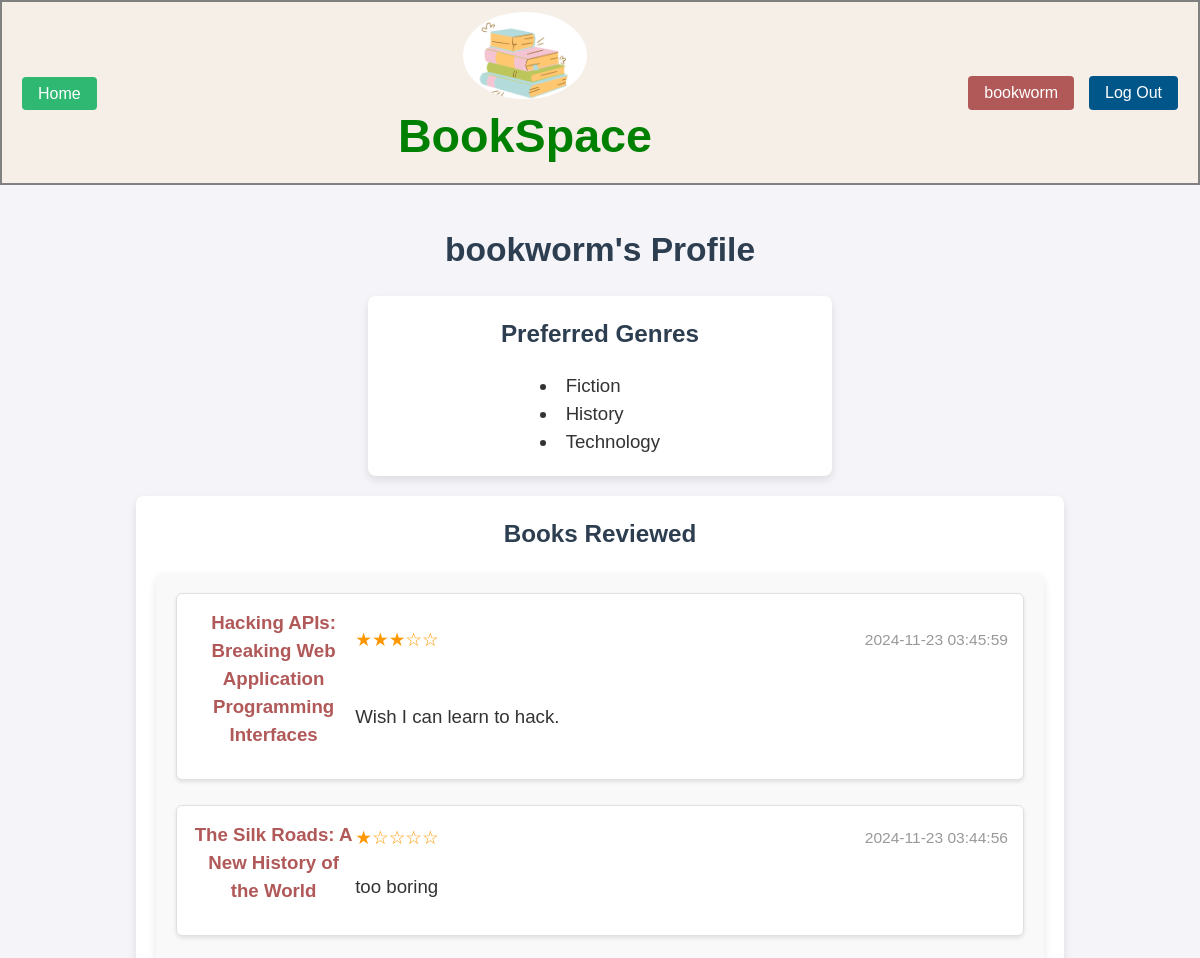
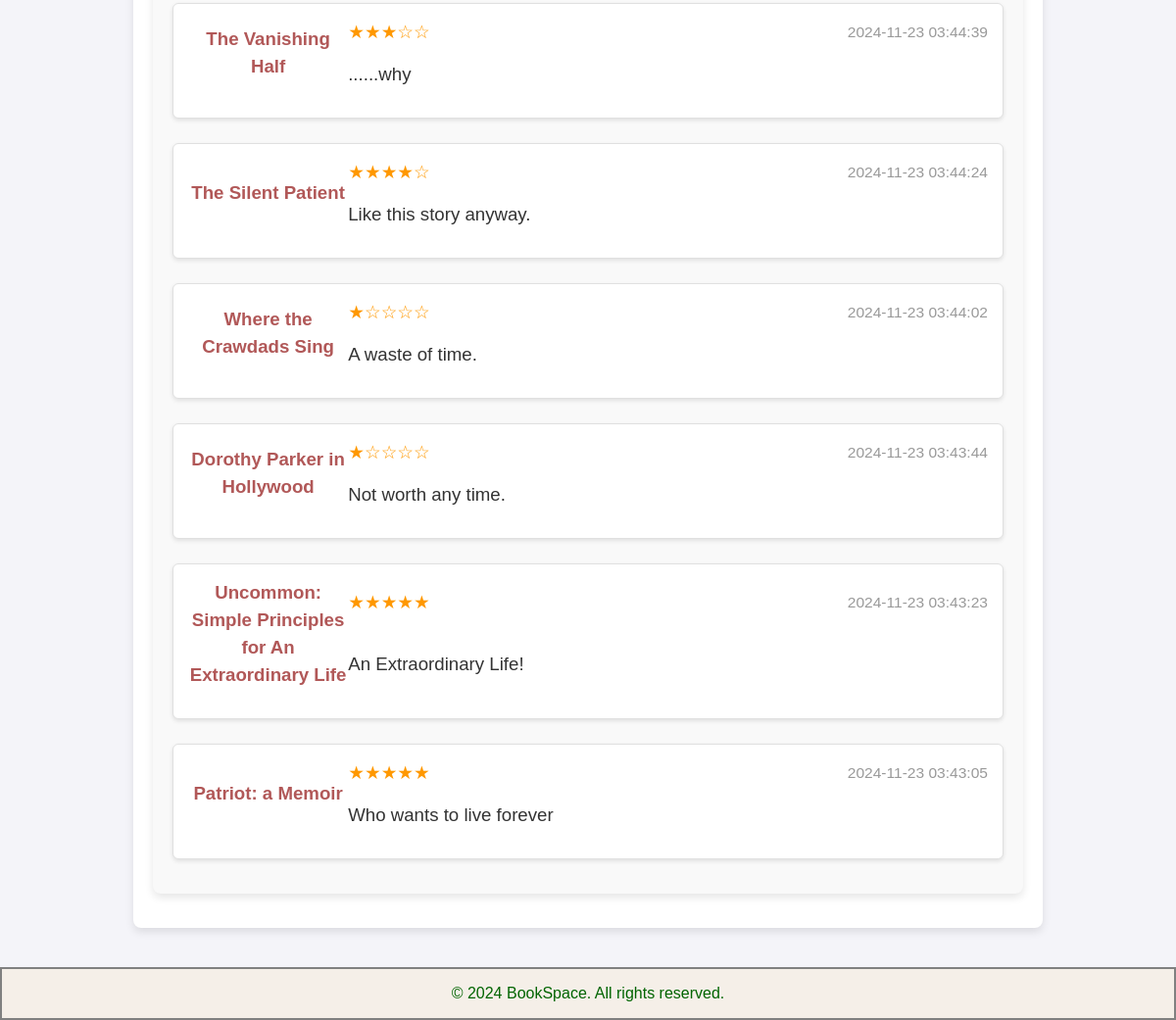
/private/functions/profile.php?user=bookworm (signed in), run on the app's committed database (2 pictures, top to bottom).
### tables this page shows
CREATE TABLE IF NOT EXISTS genres (
    genre_id INT NOT NULL AUTO_INCREMENT PRIMARY KEY,
    genre_name VARCHAR(100) NOT NULL UNIQUE
);

CREATE TABLE IF NOT EXISTS reviews (
    review_id INT AUTO_INCREMENT PRIMARY KEY,
    book_id INT NOT NULL,
    user_id INT NOT NULL,
    rating TINYINT CHECK (rating BETWEEN 1 AND 5),
    review_text TEXT,
    review_date TIMESTAMP DEFAULT CURRENT_TIMESTAMP,
    FOREIGN KEY (book_id) REFERENCES books(book_id) ON DELETE CASCADE,
    FOREIGN KEY (user_id) REFERENCES users(user_id) ON DELETE CASCADE
);

CREATE TABLE IF NOT EXISTS books (
book_id INT NOT NULL AUTO_INCREMENT PRIMARY KEY,
title VARCHAR(100) NOT NULL,
author VARCHAR(100) NOT NULL,
isbn VARCHAR(13) NOT NULL UNIQUE,
cover_id INT,
genre_id INT NOT NULL,
publication_year INT,
summary TEXT,
reference_source TEXT,
FOREIGN KEY (genre_id) REFERENCES genres(genre_id) ON DELETE CASCADE,
FOREIGN KEY (cover_id) REFERENCES covers(cover_id) ON DELETE CASCADE
);

### private/functions/profile.php (the view, shortened to what this page needs)
<?php
$db = db_connect();
$username = $_GET['user'];
$username_sql = "SELECT user_id FROM users WHERE username = '$username'";
$username_result_set = mysqli_query($db, $username_sql);
$username_result = mysqli_fetch_assoc($username_result_set);
$user_id = $username_result['user_id'];
$user_genres_sql = "SELECT genre_name
                    FROM user_preferences
                    INNER JOIN genres ON user_preferences.genre_id = genres.genre_id
                    WHERE user_id = $user_id" ;
$user_genres_result_set = mysqli_query($db, $user_genres_sql);
$books_reviewed_sql = "SELECT reviews.book_id AS book_id, title, user_id, rating, review_text, review_date
                        FROM reviews
                        INNER JOIN books ON reviews.book_id = books.book_id
                        WHERE user_id = $user_id
                        ORDER BY review_date DESC" ;
$books_reviewed_result_set = mysqli_query($db, $books_reviewed_sql);
?>
<!DOCTYPE html>
<html lang="en">
<head>
    <link rel="stylesheet" href="../../stylesheet/style.css">
</head>
<body>
    <?php include("header2.php"); ?>
    <main>
        <section id="user-profile">
            <h2><?php echo $username; ?>'s Profile</h2>
            <div id="user-genres">
                <h3>Preferred Genres</h3>
                <ul>
                    <?php while ($user_genres_result = mysqli_fetch_assoc($user_genres_result_set)): ?>
                        <li><?php echo $user_genres_result['genre_name']; ?></li>
                    <?php endwhile; ?>
                </ul>
            </div>
            <div id="books-reviewed">
                <h3>Books Reviewed</h3>
                <?php if (mysqli_num_rows($books_reviewed_result_set) > 0): ?>
                    <div class="review-list">
                        <?php while ($books_reviewed_result = mysqli_fetch_assoc($books_reviewed_result_set)): ?>
                            <div class="review-item">
                                <div class="reviewed_book_title"><a href="<?php echo "show.php?id=" . $books_reviewed_result['book_id']; ?>"><?php echo htmlspecialchars($books_reviewed_result['title']); ?></a></div>
                                <div class="review_date"><?php echo htmlspecialchars($books_reviewed_result['review_date']); ?></div>
                                <div class="rating">
                                    <?php
                                    $full_star = "★";
                                    $empty_star = "☆";
                                    $stars = str_repeat($full_star, $books_reviewed_result['rating']) . str_repeat($empty_star, 5 - $books_reviewed_result['rating']);
                                    echo $stars;
                                    ?>
                                </div>
                                <div class="review_text"><?php echo htmlspecialchars($books_reviewed_result['review_text']); ?></div>
                            </div>
                        <?php endwhile; ?>
                    </div>
                <?php else: ?>
                    <p>This user has not rated any books yet.</p>
                <?php endif; ?>
            </div>
        </section>
    </main>
    <?php include("footer.php"); ?>
</body>
</html>

### stylesheet/style.css (style rules this page uses)
* { margin: 0; padding: 0; box-sizing: border-box; font-size: 14pt; }
body { font-family: Arial, sans-serif; color: #333; background-color: #f4f4f9; }
h2 { font-size: 1.8rem; color: #2c3e50; padding: 20px; text-align: center; }
h3 { color: #2c3e50; font-size: 1.3rem; margin-bottom: 20px; text-align: center; }
main { line-height: 1.5; padding: 20px; }
main section { margin-bottom: 1em; text-align: center; }
section div { padding: 20px; border-radius: 8px; background-color: #ffffff; box-shadow: 0 4px 8px rgba(0, 0, 0, 0.1); margin-bottom: 15px; }
#user-genres { text-align: center; }
#user-genres ul { list-style-position: inside; display: inline-block; text-align: left; }
.review-list { display: flex; flex-direction: column; gap: 10px; padding: 20px; background-color: #f9f9f9; border-radius: 8px; box-shadow: 0 4px 8px rgba(0, 0, 0, 0.1); }
.review-item { display: grid; grid-template-columns: 1fr 3fr 1fr; grid-template-rows: auto auto; align-items: center; padding: 15px; background-color: white; border: 1px solid #e0e0e0; border-radius: 6px; box-shadow: 0 2px 4px rgba(0, 0, 0, 0.1); }
.review-item div { box-shadow: none; padding: 0; }
.review_date { grid-column : 3 / span 1; grid-row : 1 / span 1; color: #999999; font-size: smaller; text-align: right; }
.rating { grid-column : 2 / span 1; grid-row : 1 / span 1; color: #ff9800; text-align: left; }
.review_text { grid-column : 2 / span 2; grid-row : 2 / span 1; text-align: left; overflow-wrap: break-word; }
.reviewed_book_title { grid-column : 1 / span 1; grid-row : 1 / span 2; font-weight: bold; color: #b15858; }
.reviewed_book_title a { text-decoration: none; color: #b15858; }
#user-genres { width: 40%; margin: 0 auto; }
#books-reviewed { width: 80%; margin: 20px auto !important; }

### data on the page
genres: genre_name "Fiction"
genres: genre_name "History"
genres: genre_name "Technology"
reviews: book.title "Hacking APIs: Breaking Web Application Programming Interfaces", review_date "2024-11-23 03:45:59", rating "★★★☆☆", review_text "Wish I can learn to hack."
reviews: book.title "The Silk Roads: A New History of the World", review_date "2024-11-23 03:44:56", rating "★☆☆☆☆", review_text "too boring"
reviews: book.title "The Vanishing Half", review_date "2024-11-23 03:44:39", rating "★★★☆☆", review_text "......why"
reviews: book.title "The Silent Patient", review_date "2024-11-23 03:44:24", rating "★★★★☆", review_text "Like this story anyway."
reviews: book.title "Where the Crawdads Sing", review_date "2024-11-23 03:44:02", rating "★☆☆☆☆", review_text "A waste of time."
reviews: book.title "Dorothy Parker in Hollywood", review_date "2024-11-23 03:43:44", rating "★☆☆☆☆", review_text "Not worth any time."
reviews: book.title "Uncommon: Simple Principles for An Extraordinary Life", review_date "2024-11-23 03:43:23", rating "★★★★★", review_text "An Extraordinary Life!"
reviews: book.title "Patriot: a Memoir", review_date "2024-11-23 03:43:05", rating "★★★★★", review_text "Who wants to live forever"

### other printed values
$_SESSION['valid_user'] "bookworm"
$username "bookworm"
